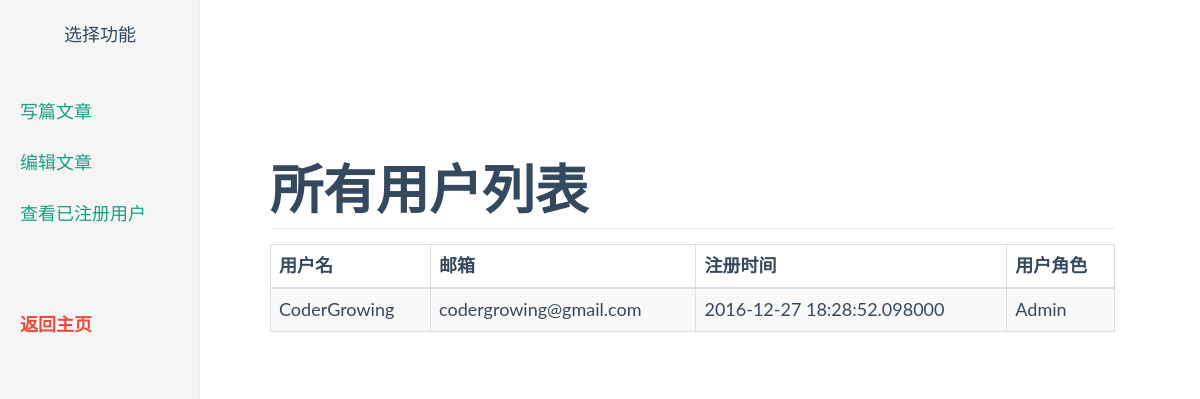
Page /all-user (signed in) on the committed database.
### app/models.py (models this page shows, shortened)
class User(UserMixin, db.Model):
    __tablename__ = 'user'
    id = db.Column(db.Integer, primary_key=True)
    email = db.Column(db.String(64), unique=True, index=True)
    username = db.Column(db.String(64), unique=True)
    timestamp = db.Column(db.String(64), index=True, default=datetime.now)
    password_hash = db.Column(db.String(128))
    avatar_hash = db.Column(db.String(32))
    comments = db.relationship('Comment', backref='user', lazy='dynamic')
    reply_comments = db.relationship('ReplyComment', backref='user', lazy='dynamic')
    role = db.Column(db.String, default='User')
    @property
    def password(self):
        raise AttributeError('Password is not a readable attribute.')

### app/main/views.py (the view)
@main.route('/all-user')
@login_required
def all_user():
    if current_user.role != "Admin":
        flash(u'您没有权限访问该页面！')
        return redirect(url_for('main.index'))
    users = User.query.all()
    return render_template('all-user.html', users=users)

### app/models.py (called while the page is built)
@login_manager.user_loader
def load_user(user_id):
    return User.query.get(int(user_id))

### app/templates/all-user.html (shortened to what this page needs)
{% extends "base.html" %}
{% block head %}
  {{ super() }}
  <link rel="stylesheet" href="{{ url_for("static", filename="flat-ui.min.css") }}">
  <link rel="stylesheet" href="{{ url_for('static', filename='admin-nav.css') }}">
{% endblock %}
{% block page_content %}
    <div class="container-fluid">
    {% include "_admin-nav.html" %}
    <div class="col-sm-9 col-sm-offset-3 col-md-10 col-md-offset-2 main">
      <h2 class="sub-header">所有用户列表</h2>
       <div class="table-responsive">
          <table class="table table-striped table-bordered">
            <thead>
              <tr>
                <th>用户名</th>
                <th>邮箱</th>
                <th>注册时间</th>
                <th>用户角色</th>
              </tr>
            </thead>
            <tbody>
              {% for user in users %}
                <tr>
                  <td>{{ user.username }}</td>
                  <td>{{ user.email }}</td>
                  <td>{{ user.timestamp }}</td>
                  <td>{{ user.role }}</td>
                </tr>
              {% endfor %}
            </tbody>
          </table>
    </div>
    </div>
{% endblock %}

### app/static/style.css (style rules this page uses)
html { position: relative; min-height: 100%; }
body { margin-bottom: 60px; }

### app/static/admin-nav.css (style rules this page uses)
body { padding-top: 50px; }
.sub-header { padding-bottom: 10px; border-bottom: 1px solid #eee; }
.main { padding: 20px; }
@media (min-width: 768px) { .main { padding-right: 40px; padding-left: 40px; } }

### rows in the picture
User: username "CoderGrowing", email "codergrowing@gmail.com", timestamp "2016-12-27 18:28:52.098000", role "Admin"
